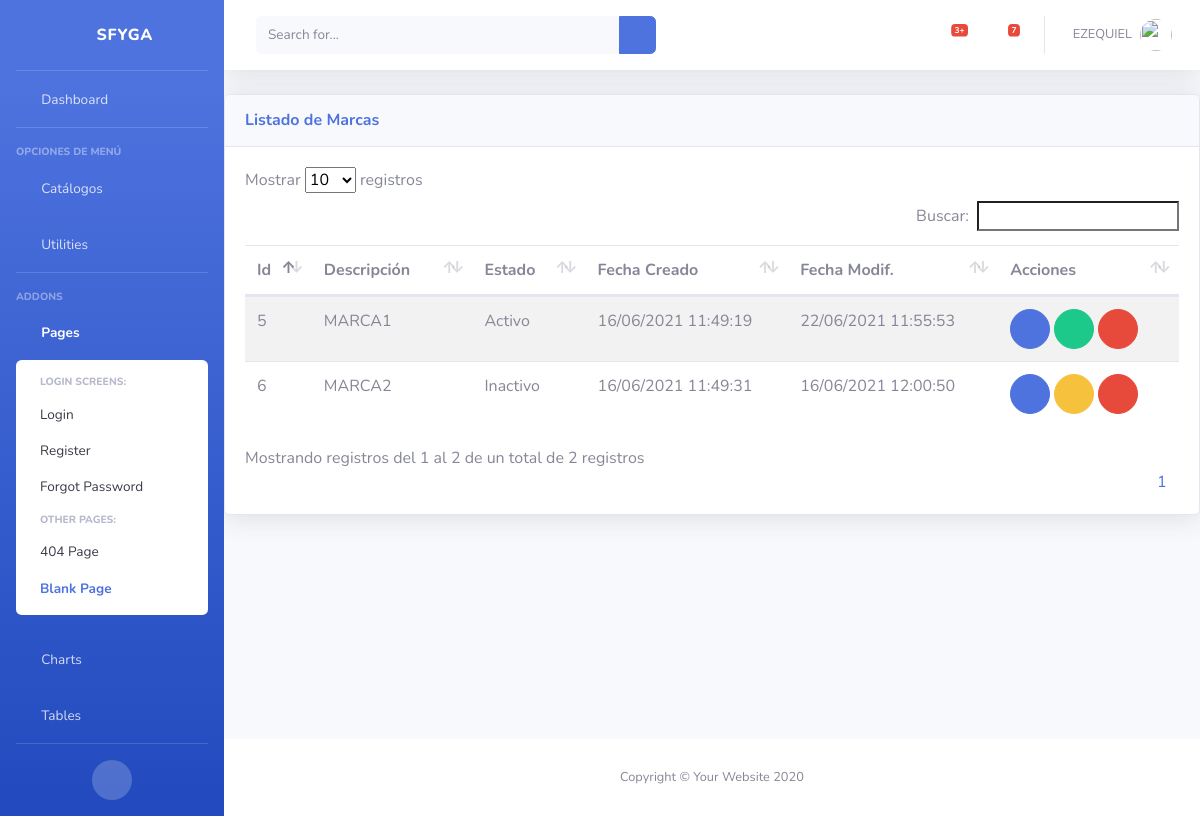
The page /inv/marca/ (signed in) on the database its author committed.
### inv/models.py (models this page shows, shortened)
class Marca(ClaseModelo):
    descripcion = models.CharField(max_length=100, help_text='Marca', unique=True)
    class Meta:
        verbose_name_plural = 'Marcas'

### inv/views.py (the view)
# urls.py: path('marca/', MarcaView.as_view(), name='marca_list'),
class MarcaView(LoginRequiredMixin, generic.ListView):
    model = Marca
    template_name = "inv/marca_list.html"
    context_object_name = "obj"
    login_url = "bases:login"

### inv/templates/inv/marca_list.html (shortened to what this page needs)
{% extends 'base/base.html' %}
{% block page_content %}
<div class="card shadow mb-4">
    <div
        class="card-header py-3 d-flex flex-row align-items-center justify-content-between">
        <h6 class="m-0 font-weight-bold text-primary">Listado de Marcas</h6>
        <div class="dropdown no-arrow">
            <a class="dropdown-toggle" href="#" role="button" id="dropdownMenuLink"
                data-toggle="dropdown" aria-haspopup="true" aria-expanded="false">
                <i class="fas fa-ellipsis-v fa-sm fa-fw text-gray-400"></i>
            </a>
        </div>
    </div>
    <div class="card-body">
        {% if not obj %}
            <div class="alert alert-info">No Hay Marcas</div>
        {% else %}
            <table class= "table table-striped table-hover">
                <thead>
                    <th>Id</th>
                    <th>Descripción</th>
                    <th>Estado</th>
                    <th>Fecha Creado</th>
                    <th>Fecha Modif.</th>
                    <th class="all">Acciones</th>
                </thead>
                <tbody>
                    {% for item in obj %}
                    <tr>
                        <td>{{ item.id }}</td>
                        <td>{{ item.descripcion }}</td>
                        <td>{{ item.estado| yesno:"Activo,Inactivo" }}</td>
                        <td>{{ item.fc | date:"d/m/Y H:i:s" }}</td>
                        <td>{{ item.fm | date:"d/m/Y H:i:s" }}</td>
                        <td>
                            <a href="#"  onclick="return abrir_modal('{% url 'inv:marca_edit' item.id %}')" class="btn btn-primary btn-circle" role="button"><i class="fas fa-edit"></i></a>
                            {% if item.estado == True %}
                                <a href="#"  onclick="return abrir_modal('{% url 'inv:marca_inactivar' item.id %}')" class="btn btn-success btn-circle" role="button"><i class="fas fa-check"></i></a>
                                {% else %}
                                <a href="#"  onclick="return abrir_modal('{% url 'inv:marca_inactivar' item.id %}')" class="btn btn-warning btn-circle" role="button"><i class="fas fa-check"></i></a>
                            {% endif %}
                            <a href="#"  onclick="return abrir_modal('{% url 'inv:marca_del' item.id %}')" class="btn btn-danger btn-circle" role="button"><i class="fas fa-trash-alt"></i></a>
                        </td>
                    </tr>
                    {% endfor %}
                </tbody>
            </table>
        {% endif %}
    </div>
</div>
{% endblock page_content %}

### templates/base/base.html (shortened to what this page needs)
{% load static %}
<!DOCTYPE html>
<html lang="es">
<head>
    <link href="{% static 'base/vendor/fontawesome-free/css/all.min.css' %}" rel="stylesheet" type="text/css">
    <link href="{% static 'base/css/sb-admin-2.min.css' %}" rel="stylesheet">
    <link href="{% static 'base/vendor/datatables/datatables.bootstrap4.min.css' %}" rel="stylesheet">
    <link href="{% static 'base/vendor/jquery_confirm/jquery-confirm.min.css' %}" rel="stylesheet">
</head>
<body id="page-top" class="bg-gradient-primary">
    <div id="wrapper">
        {% block side_bar %}
        <ul class="navbar-nav bg-gradient-primary sidebar sidebar-dark accordion" id="accordionSidebar">
            <a class="sidebar-brand d-flex align-items-center justify-content-center" href="{% url 'bases:home' %}">
                <div class="sidebar-brand-icon rotate-n-15">
                    <i class="fas fa-laugh-wink"></i>
                </div>
                <div class="sidebar-brand-text mx-3">SFyGA</div>
            </a>
            <hr class="sidebar-divider my-0">
            <li class="nav-item">
                <a class="nav-link" href="{% url 'bases:home' %}">
                    <i class="fas fa-fw fa-tachometer-alt"></i>
                    <span>Dashboard</span></a>
            </li>
            <hr class="sidebar-divider">
            <div class="sidebar-heading">
                Opciones de Menú
            </div>
            <li class="nav-item">
                <a class="nav-link collapsed" href="#" data-toggle="collapse" data-target="#collapseTwo"
                    aria-expanded="true" aria-controls="collapseTwo">
                    <i class="fas fa-fw fa-cog"></i>
                    <span>Catálogos</span>
                </a>
            </li>
            <li class="nav-item">
                <a class="nav-link collapsed" href="#" data-toggle="collapse" data-target="#collapseUtilities"
                    aria-expanded="true" aria-controls="collapseUtilities">
                    <i class="fas fa-fw fa-wrench"></i>
                    <span>Utilities</span>
                </a>
            </li>
            <hr class="sidebar-divider">
            <div class="sidebar-heading">
                Addons
            </div>
            <li class="nav-item active">
                <a class="nav-link" href="#" data-toggle="collapse" data-target="#collapsePages" aria-expanded="true"
                    aria-controls="collapsePages">
                    <i class="fas fa-fw fa-folder"></i>
                    <span>Pages</span>
                </a>
                <div id="collapsePages" class="collapse show" aria-labelledby="headingPages"
                    data-parent="#accordionSidebar">
                    <div class="bg-white py-2 collapse-inner rounded">
                        <h6 class="collapse-header">Login Screens:</h6>
                        <a class="collapse-item" href="login.html">Login</a>
                        <a class="collapse-item" href="register.html">Register</a>
                        <a class="collapse-item" href="forgot-password.html">Forgot Password</a>
                        <h6 class="collapse-header">Other Pages:</h6>
                        <a class="collapse-item" href="404.html">404 Page</a>
                        <a class="collapse-item active" href="blank.html">Blank Page</a>
                    </div>
                </div>
            </li>
            <li class="nav-item">
                <a class="nav-link" href="charts.html">
                    <i class="fas fa-fw fa-chart-area"></i>
                    <span>Charts</span></a>
            </li>
            <li class="nav-item">
                <a class="nav-link" href="tables.html">
                    <i class="fas fa-fw fa-table"></i>
                    <span>Tables</span></a>
            </li>
            <hr class="sidebar-divider d-none d-md-block">
            <div class="text-center d-none d-md-inline">
                <button class="rounded-circle border-0" id="sidebarToggle"></button>
            </div>
        </ul>
        {% endblock side_bar %}
        <div id="content-wrapper" class="d-flex flex-column">
            <div id="content">
                {% block top_bar %}
                <nav class="navbar navbar-expand navbar-light bg-white topbar mb-4 static-top shadow">
                    <form
                        class="d-none d-sm-inline-block form-inline mr-auto ml-md-3 my-2 my-md-0 mw-100 navbar-search">
                        <div class="input-group">
                            <input type="text" class="form-control bg-light border-0 small" placeholder="Search for..."
                                aria-label="Search" aria-describedby="basic-addon2">
                            <div class="input-group-append">
                                <button class="btn btn-primary" type="button">
                                    <i class="fas fa-search fa-sm"></i>
                                </button>
                            </div>
                        </div>
                    </form>
                    <ul class="navbar-nav ml-auto">
                        <li class="nav-item dropdown no-arrow mx-1">
                            <a class="nav-link dropdown-toggle" href="#" id="alertsDropdown" role="button"
                                data-toggle="dropdown" aria-haspopup="true" aria-expanded="false">
                                <i class="fas fa-bell fa-fw"></i>
                                <span class="badge badge-danger badge-counter">3+</span>
                            </a>
                        </li>
                        <li class="nav-item dropdown no-arrow mx-1">
                            <a class="nav-link dropdown-toggle" href="#" id="messagesDropdown" role="button"
                                data-toggle="dropdown" aria-haspopup="true" aria-expanded="false">
                                <i class="fas fa-envelope fa-fw"></i>
                                <span class="badge badge-danger badge-counter">7</span>
                            </a>
                        </li>
                        <li class="nav-item dropdown no-arrow">
                            <a class="nav-link dropdown-toggle" href="#" id="userDropdown" role="button"
                                data-toggle="dropdown" aria-haspopup="true" aria-expanded="false">
                                <span class="mr-2 d-none d-lg-inline text-gray-600 small">{{ user.username|upper }}</span>
                                <img class="img-profile rounded-circle"
                                    src="{% static '/base/img/undraw_profile.svg' %}">
                            </a>
                        </li>
                    </ul>
                </nav>
                {% endblock top_bar %}
                {% block page_content %}{% endblock page_content %}
            </div>
            {% block footer %}
            <footer class="sticky-footer bg-white">
                <div class="container my-auto">
                    <div class="copyright text-center my-auto">
                        <span>Copyright &copy; Your Website 2020</span>
                    </div>
                </div>
            </footer>
            {% endblock footer %}
        </div>
    </div>
</body>
</html>

### rows shown on the page
Marca: id "5", descripcion "MARCA1", estado "Activo", fc "16/06/2021 11:49:19", fm "22/06/2021 11:55:53"
Marca: id "6", descripcion "MARCA2", estado "Inactivo", fc "16/06/2021 11:49:31", fm "16/06/2021 12:00:50"

### other values the page prints
{{ user.username|upper }} "EZEQUIEL"
